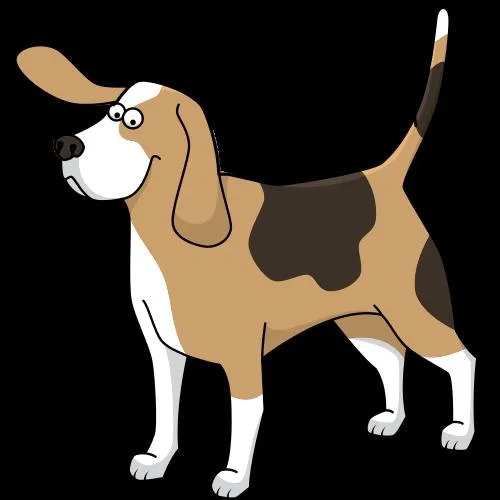
#> input picture GIFMaker/dog-1.jpg, 500 x 500 px
$ python main.py
#> lines starting #> are read from the running program, lines starting #| are printed output that depends on the picture

from PIL import Image


image_path_list = ["dog-1.jpg","dog-2.jpg","dog-3.jpg"]

image_list = [Image.open(file) for file in image_path_list]
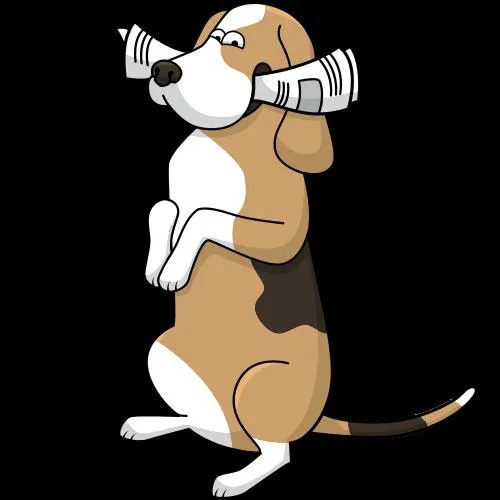
#> input picture GIFMaker/dog-2.jpg, 500 x 500 px
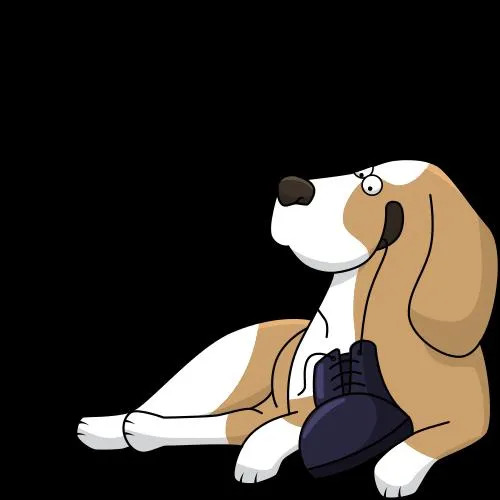
#> input picture GIFMaker/dog-3.jpg, 500 x 500 px
#> image_list = 3 items

image_list[0].save(
    "animation.gif",
    save_all=True,
    append_images = image_list[1:],
    duration = 1000,
    loop=0
)
